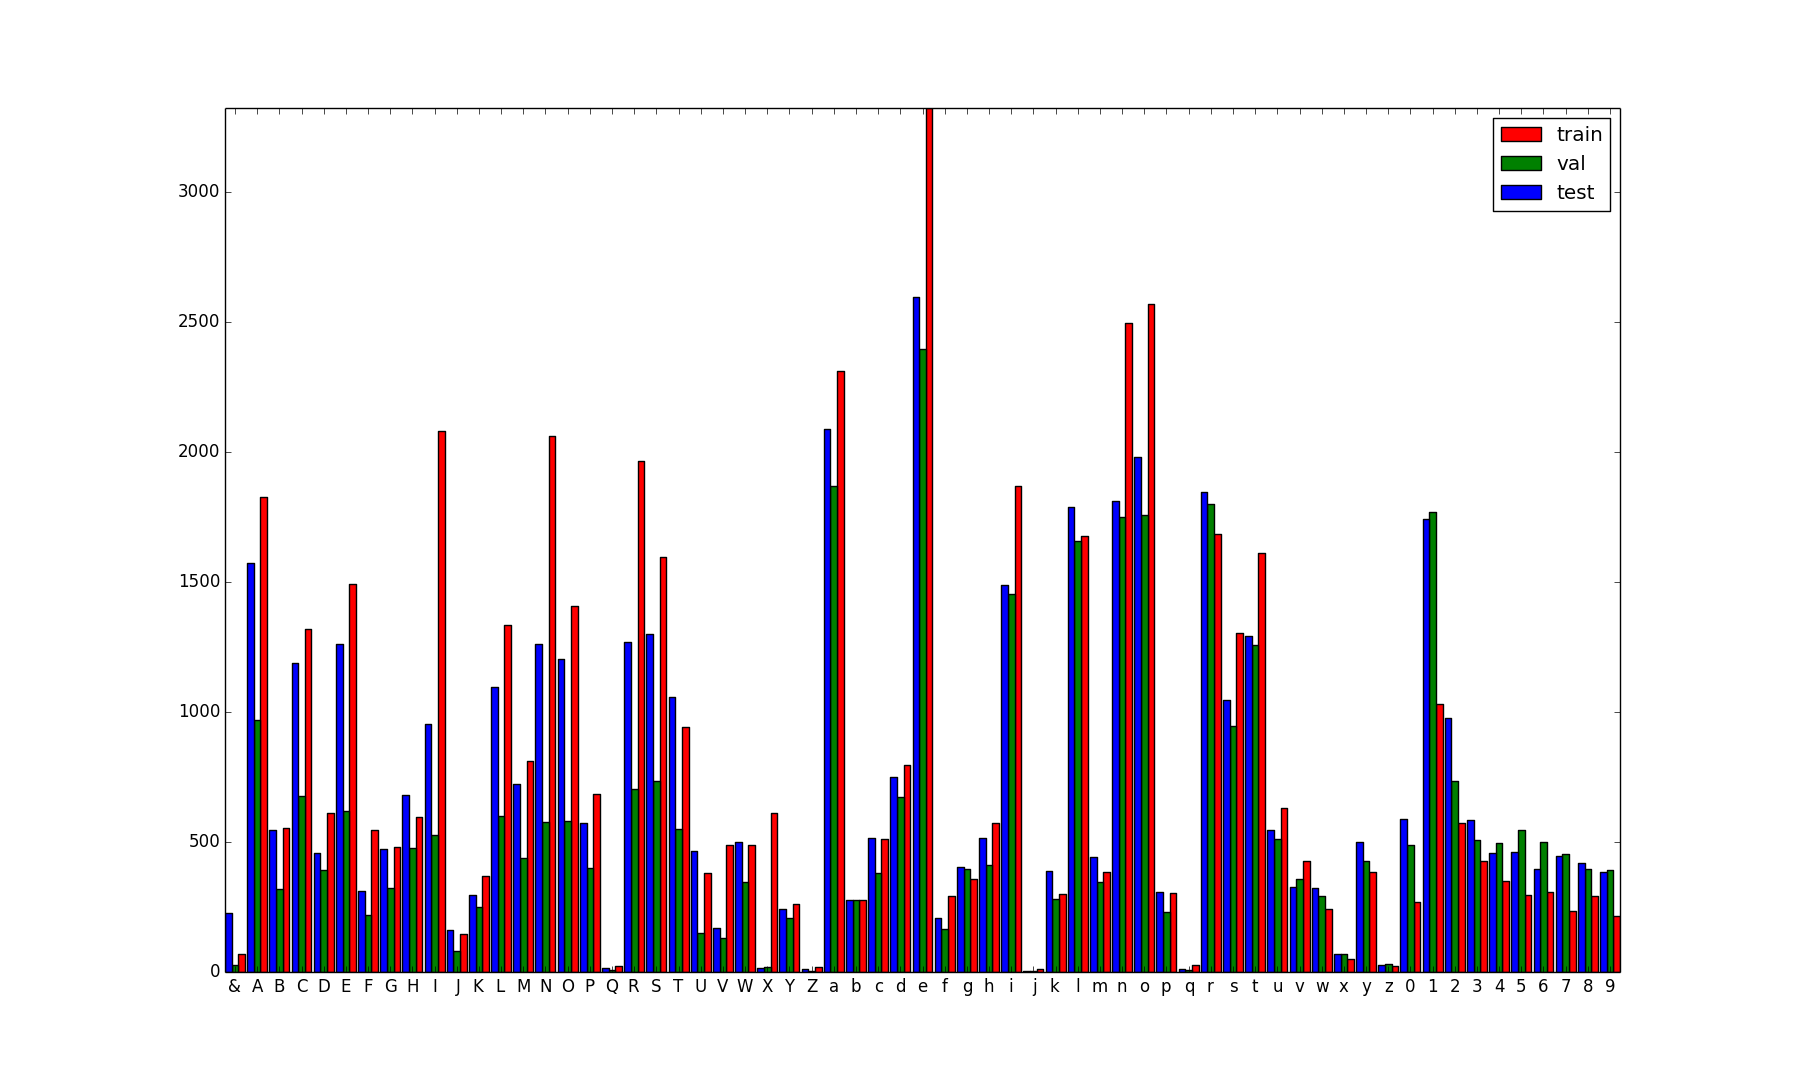

Write Python code to recreate this figure.
import numpy as np
import matplotlib.pyplot as plt


def return_hist(_set, X):
	Y = np.zeros(len(X))

	f = open('./splits/'+_set+'.txt')
	Q = f.readlines()
	f.close()
	Q = [x.rstrip('\n') for x in Q]


	for files in Q:	
		A = np.load('./annotations/current/'+files+'.npy').item()
		#print len(A)
		for i in A.keys():
			label = A[i]['name']
			for j in label:
				#print j
				if j in X:
					#print j, label
					Y[X.index(j)] = Y[X.index(j)]+1

	return Y

X = [chr(i) for i in range(ord('&'), ord('&')+1) + range(ord('A'), ord('Z')+1) + \
                    range(ord('a'), ord('z') + 1) + range(ord('0'), ord('9') + 1)]

A = return_hist('train', X)
B = return_hist('val', X)
C = return_hist('test', X)

#print map(int,C)

range_of_values = np.arange(len(A))
#ax = plt.subplot(111)
plt.bar(range_of_values+0.3, A, width=0.3, color='r', label = 'train', align='center')
plt.bar(range_of_values, B, width=0.3, color='g', label = 'val', align='center')
plt.bar(range_of_values-0.3, C, width=0.3, color='b', label = 'test', align='center')
plt.xticks(range_of_values, X)
plt.autoscale(tight=True)
plt.legend()
plt.show()
